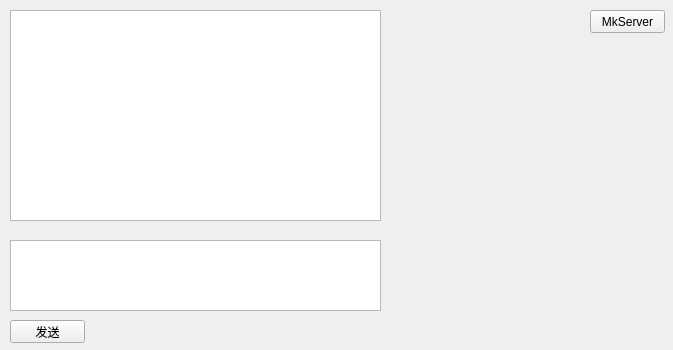
<?xml version="1.0" encoding="UTF-8"?>
<ui version="4.0">
 <class>Form</class>
 <widget class="QWidget" name="Form">
  <property name="geometry">
   <rect>
    <x>0</x>
    <y>0</y>
    <width>673</width>
    <height>350</height>
   </rect>
  </property>
  <property name="windowTitle">
   <string>Form</string>
  </property>
  <widget class="QTextEdit" name="textEdit">
   <property name="geometry">
    <rect>
     <x>10</x>
     <y>10</y>
     <width>371</width>
     <height>211</height>
    </rect>
   </property>
  </widget>
  <widget class="QTextEdit" name="textEdit_2">
   <property name="geometry">
    <rect>
     <x>10</x>
     <y>240</y>
     <width>371</width>
     <height>71</height>
    </rect>
   </property>
  </widget>
  <widget class="QPushButton" name="pushButton">
   <property name="geometry">
    <rect>
     <x>10</x>
     <y>320</y>
     <width>75</width>
     <height>23</height>
    </rect>
   </property>
   <property name="text">
    <string>发送</string>
   </property>
  </widget>
  <widget class="QPushButton" name="pushButton_2">
   <property name="geometry">
    <rect>
     <x>590</x>
     <y>10</y>
     <width>75</width>
     <height>23</height>
    </rect>
   </property>
   <property name="text">
    <string>MkServer</string>
   </property>
  </widget>
 </widget>
 <resources/>
 <connections/>
</ui>
